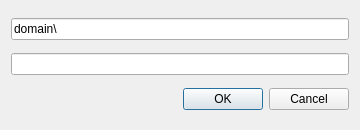
<?xml version="1.0" encoding="UTF-8"?>
<ui version="4.0">
 <class>DialogLogIn</class>
 <widget class="QDialog" name="DialogLogIn">
  <property name="geometry">
   <rect>
    <x>0</x>
    <y>0</y>
    <width>360</width>
    <height>130</height>
   </rect>
  </property>
  <property name="minimumSize">
   <size>
    <width>360</width>
    <height>130</height>
   </size>
  </property>
  <property name="maximumSize">
   <size>
    <width>360</width>
    <height>130</height>
   </size>
  </property>
  <property name="windowTitle">
   <string>LogIn</string>
  </property>
  <layout class="QGridLayout" name="gridLayout">
   <item row="0" column="0">
    <widget class="QLineEdit" name="lineEditLogin">
     <property name="text">
      <string>domain\</string>
     </property>
    </widget>
   </item>
   <item row="1" column="0">
    <widget class="QLineEdit" name="lineEditPassword">
     <property name="echoMode">
      <enum>QLineEdit::Password</enum>
     </property>
    </widget>
   </item>
   <item row="2" column="0">
    <widget class="QDialogButtonBox" name="buttonBox">
     <property name="orientation">
      <enum>Qt::Horizontal</enum>
     </property>
     <property name="standardButtons">
      <set>QDialogButtonBox::Cancel|QDialogButtonBox::Ok</set>
     </property>
    </widget>
   </item>
  </layout>
 </widget>
 <resources/>
 <connections>
  <connection>
   <sender>buttonBox</sender>
   <signal>accepted()</signal>
   <receiver>DialogLogIn</receiver>
   <slot>accept()</slot>
   <hints>
    <hint type="sourcelabel">
     <x>248</x>
     <y>254</y>
    </hint>
    <hint type="destinationlabel">
     <x>157</x>
     <y>274</y>
    </hint>
   </hints>
  </connection>
  <connection>
   <sender>buttonBox</sender>
   <signal>rejected()</signal>
   <receiver>DialogLogIn</receiver>
   <slot>reject()</slot>
   <hints>
    <hint type="sourcelabel">
     <x>316</x>
     <y>260</y>
    </hint>
    <hint type="destinationlabel">
     <x>286</x>
     <y>274</y>
    </hint>
   </hints>
  </connection>
 </connections>
</ui>
